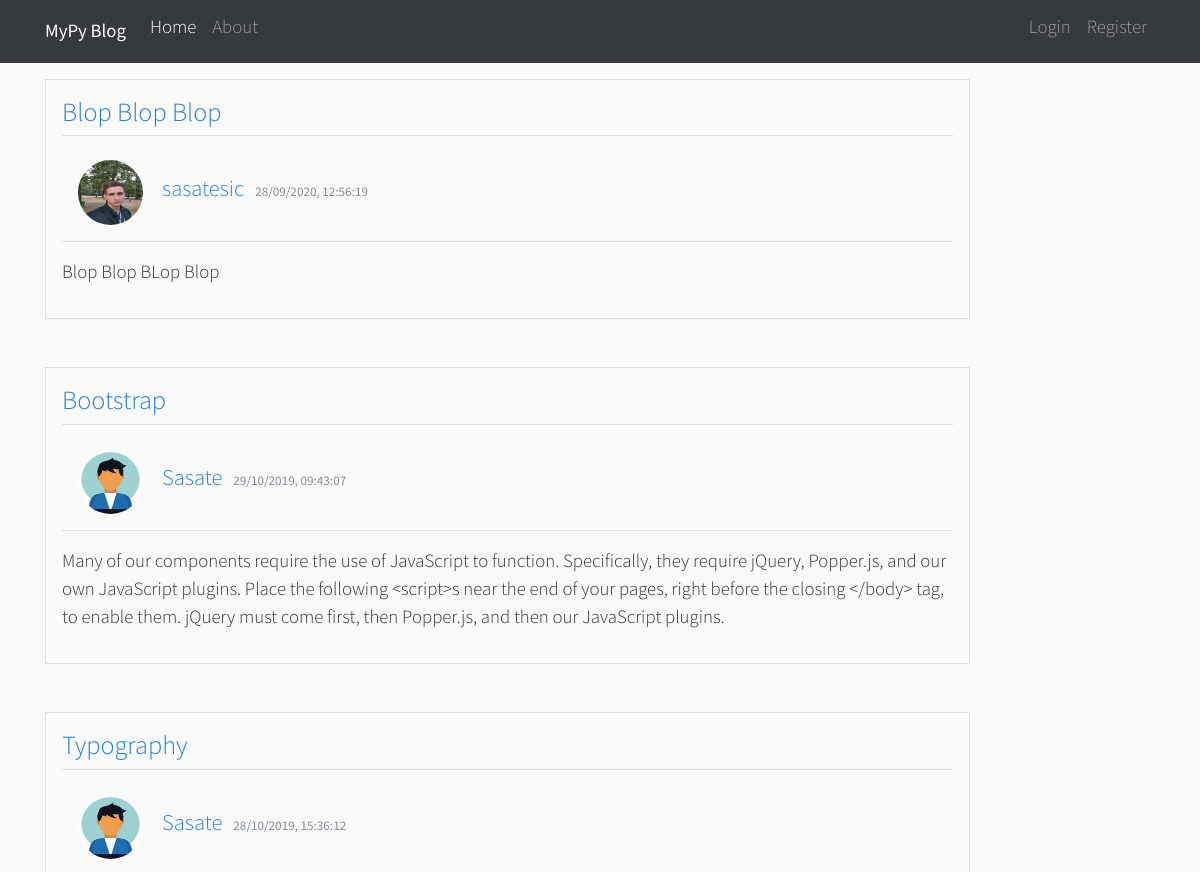
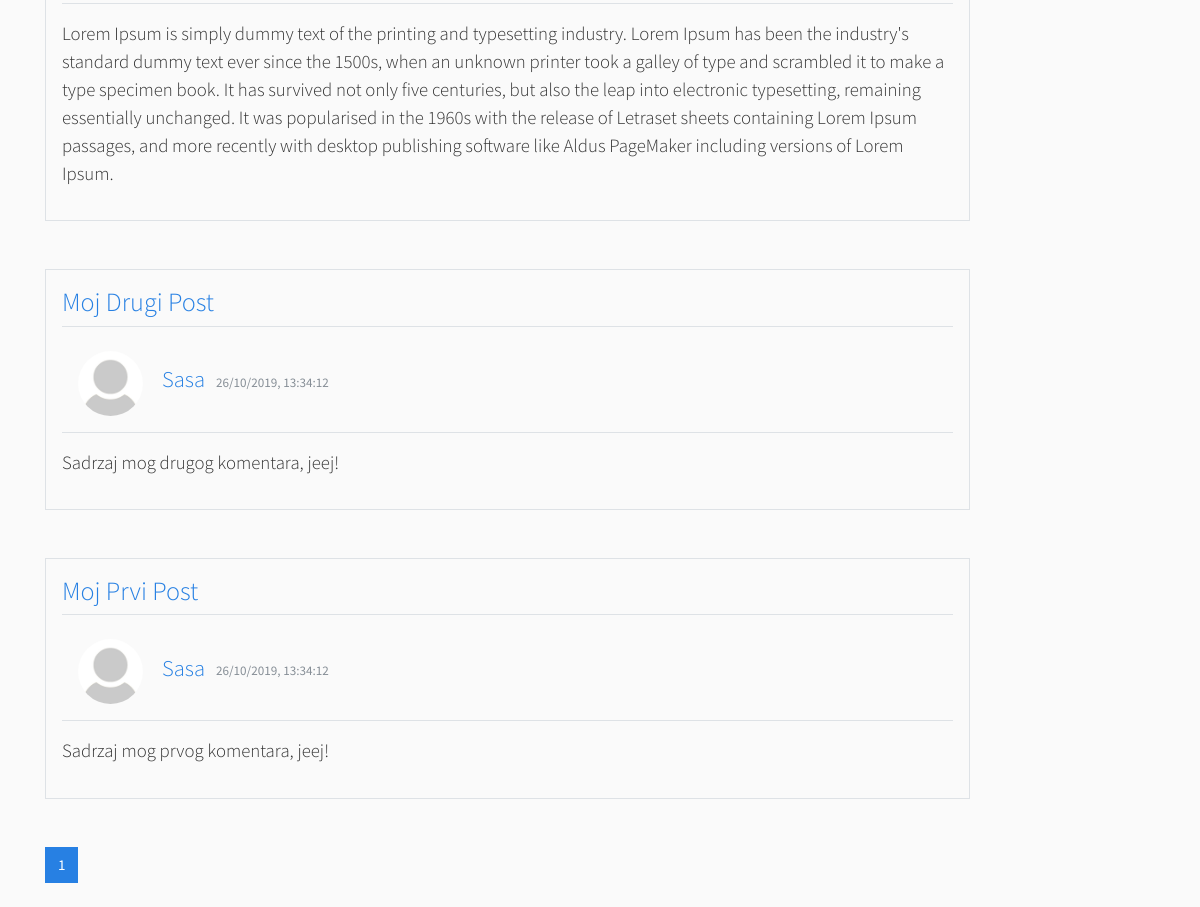
The page /home on the database its author committed (2 pictures, top to bottom).
### mypyblog/models.py (models this page shows, shortened)
class Post(db.Model):
    id = db.Column(db.Integer, primary_key=True, autoincrement=True)
    naslov = db.Column(db.String(100), nullable=False)
    datum_posta = db.Column(db.DateTime, nullable=False, default=datetime.utcnow)
    sadrzaj = db.Column(db.Text, nullable=False)
    id_korisnika = db.Column(db.Integer, db.ForeignKey('korisnik.id'), nullable=False)

class Korisnik(db.Model, UserMixin):
    id = db.Column(db.Integer, primary_key=True, autoincrement=True)
    korisnicko_ime = db.Column(db.String(20), unique=True, nullable=False)
    email = db.Column(db.String(120), unique=True, nullable=False)
    slika_fajl = db.Column(db.String(20), nullable=False, default='defaultna.jpg')
    password = db.Column(db.String(70), nullable=False)
    posts = db.relationship('Post', backref='author', lazy=True)

### mypyblog/main/routes.py (the view)
@main.route("/")
@main.route("/home")
def home():
    page = request.args.get('page', 1, type=int)
    posts = Post.query.order_by(Post.datum_posta.desc()).paginate(page=page, per_page=5)
    return render_template('home.html', posts=posts)

### mypyblog/templates/home.html
{% extends "layout.html" %}
{% block content %}
    {% for post in posts.items %}
         <div class="col-md-10 mb-5 border p-3">
             <h3 class="article-title border-bottom pb-2"><a href="{{ url_for('postovi.post', post_id=post.id) }}">{{ post.naslov }}</a></h3>
             <img src="{{ url_for('static', filename='profilne_slike/' + post.author.slika_fajl) }}" alt="post img" class="rounded-circle article-img m-3">
             <a class="mr-2 h4" href="{{ url_for('korisnici.postovi_korisnika', korisnicko_ime=post.author.korisnicko_ime) }}">{{ post.author.korisnicko_ime }}</a>
             <small class="text-muted">{{ post.datum_posta.strftime('%d/%m/%Y, %H:%M:%S') }}</small>
             <article class="border-top pt-3 lead"><p>{{ post.sadrzaj }}</p></article>
         </div>
    {% endfor %}
    {% for page_num in posts.iter_pages(left_edge=1, right_edge=1, left_current=1, right_current=2) %}
        {% if page_num %}
            {% if posts.page == page_num %}
                <a class="btn btn-primary mb-4" href="{{ url_for('main.home', page=page_num) }}">{{ page_num }}</a>
            {% else %}
                <a class="btn btn-outline-primary mb-4" href="{{ url_for('main.home', page=page_num) }}">{{ page_num }}</a>
            {%endif%}
        {%else%}
            ...
        {%endif%}
    {% endfor %}
{% endblock content %}

### mypyblog/templates/layout.html (shortened to what this page needs)
<!doctype html>
<html lang="en">
<head>
  <link rel="stylesheet" href="https://stackpath.bootstrapcdn.com/bootswatch/4.3.1/cosmo/bootstrap.min.css">
  <link rel="stylesheet" type="text/css" href="{{ url_for('static', filename='main.css') }}">
</head>
<body>
    <header class="mb-3">
        <nav class="navbar navbar-expand-lg navbar-dark bg-dark">
            <div class="container">
                 <a class="navbar-brand" href="{{url_for('main.home')}}">MyPy Blog</a>
                  <div class="collapse navbar-collapse" id="navbarColor02">
                    <ul class="navbar-nav mr-auto">
                      <li class="nav-item active">
                        <a class="nav-link h5" href="{{url_for('main.home')}}">Home <span class="sr-only">(current)</span></a>
                      </li>
                      <li class="nav-item">
                        <a class="nav-link h5" href="{{url_for('main.about')}}">About</a>
                      </li>
                    </ul>
                    <ul class="nav navbar-nav navbar-right">
                        {% if current_user.is_authenticated %}
                            <li class="nav-item">
                                <a class="nav-link h5" href="{{url_for('postovi.novi_post')}}">Novi Post </a>
                            </li>
                            <li class="nav-item">
                                <a class="nav-link h5" href="{{url_for('korisnici.profil')}}">Profil</a>
                            </li>
                            <li class="nav-item">
                                <a class="nav-link h5" href="{{url_for('korisnici.logout')}}">Logout</a>
                            </li>
                        {% else %}
                            <li class="nav-item">
                                <a class="nav-link h5" href="{{url_for('korisnici.login')}}">Login</a>
                            </li>
                            <li class="nav-item">
                                <a class="nav-link h5" href="{{url_for('korisnici.register')}}">Register</a>
                            </li>
                        {% endif %}
                    </ul>
                  </div>
            </div>
        </nav>
    </header>
    <div class="container">
        {% block content %}{% endblock %}
    </div>
</body>
</html>

### mypyblog/static/main.css (style rules this page uses)
body { background: #fafafa; color: #333333; }
h1, h2, h3, h4, h5, h6 { color: #444444; }
.article-title { color: #444444; }
.article-img { height: 65px; width: 65px; margin-right: 16px; }

### rows shown on the page
Post: naslov "Blop Blop Blop", slika_fajl (picture), author.korisnicko_ime "sasatesic", datum_posta "28/09/2020, 12:56:19", sadrzaj "Blop Blop BLop Blop"
Post: naslov "Bootstrap", slika_fajl (picture), author.korisnicko_ime "Sasate", datum_posta "29/10/2019, 09:43:07", sadrzaj "Many of our components require the use of JavaScript to function. Specifically, they require jQuery, Popper.js, and our own JavaScript plugins. Place the following <script>s near the end of your pages, right before the closing </body> tag, to enable them. jQuery must come first, then Popper.js, and then our JavaScript plugins."
Post: naslov "Typography", slika_fajl (picture), author.korisnicko_ime "Sasate", datum_posta "28/10/2019, 15:36:12", sadrzaj "Lorem Ipsum is simply dummy text of the printing and typesetting industry. Lorem Ipsum has been the industry's standard dummy text ever since the 1500s, when an unknown printer took a galley of type and scrambled it to make a type specimen book. It has survived not only five centuries, but also the leap into electronic typesetting, remaining essentially unchanged. It was popularised in the 1960s with the release of Letraset sheets containing Lorem Ipsum passages, and more recently with desktop publishing software like Aldus PageMaker including versions of Lorem Ipsum."
Post: naslov "Moj Drugi Post", slika_fajl (placeholder picture), author.korisnicko_ime "Sasa", datum_posta "26/10/2019, 13:34:12", sadrzaj "Sadrzaj mog drugog komentara, jeej!"
Post: naslov "Moj Prvi Post", slika_fajl (placeholder picture), author.korisnicko_ime "Sasa", datum_posta "26/10/2019, 13:34:12", sadrzaj "Sadrzaj mog prvog komentara, jeej!"

### other values the page prints
{{ page_num }} "1"
